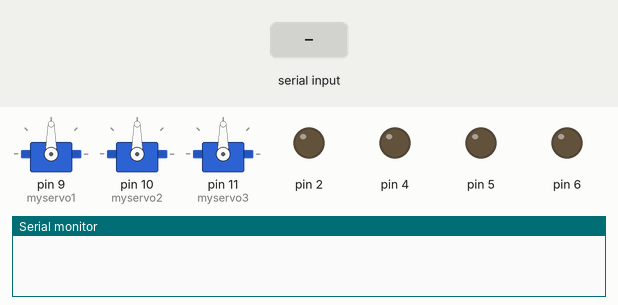
Bench run of a sketch on a simulated Arduino Uno, built with avr-gcc and run on an emulated ATmega328P. Shown: 3 × servo, output pins drawn as LEDs (lit = HIGH), the last lines printed to the serial monitor. The inputs (shaded band) are chosen by the test bench.

Above: at 2.7 s.
2.8 s: "F" received over Serial
At 4.0 s:
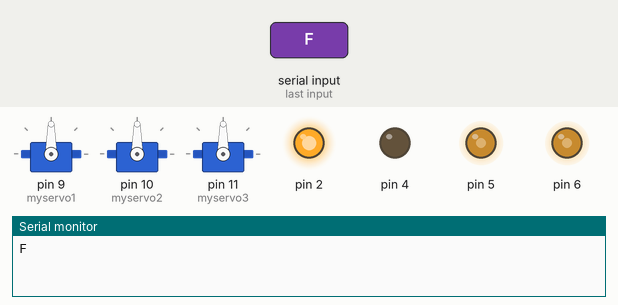
4.3 s: "S" received over Serial
At 5.2 s:
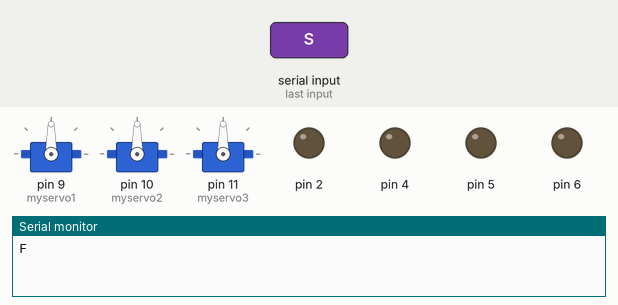
5.8 s: "L" received over Serial
At 6.5 s:
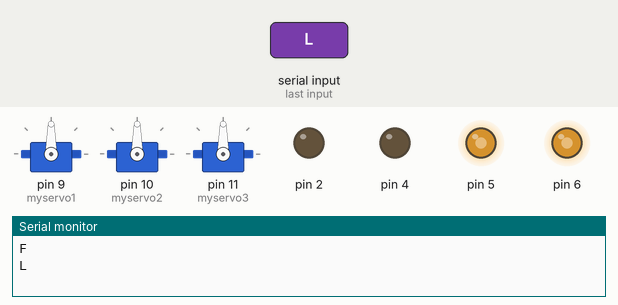
Timing chart, 0 to 8.8 s (numbered marks = the images above; inputs shaded):
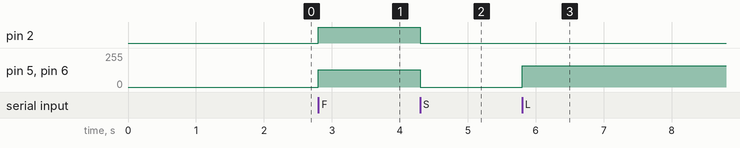

Measured:
- after the input at 2.8 s, pin 2: LOW → HIGH at once; pin 5, pin 6: 0/255 → 130/255 at once
- after the input at 4.3 s, pin 2: HIGH → LOW at once; pin 5, pin 6: 130/255 → 0/255 at once
- after the input at 5.8 s, pin 5, pin 6: 0/255 → 160/255 at once

The sketch:

main.ino
```cpp
#include <Servo.h>

String BLE_val;
boolean MoveForward_Flag;
boolean MoveLeft_Flag;
boolean MoveRight_Flag;
boolean MoveBackward_Flag;
int default_speed;
int claw_degrees;
int arm_degrees;
int base_degrees;

Servo myservo1;
Servo myservo2;
Servo myservo3;

void setup(){
  Serial.begin(9600);
  pinMode(2, OUTPUT);
  pinMode(4, OUTPUT);
  pinMode(5, OUTPUT);
  pinMode(6, OUTPUT);
  myservo1.attach(9);
  myservo2.attach(10);
  myservo3.attach(11);
  claw_degrees = 90;//initialize the angle value of claw servo 1
  arm_degrees = 90;//initialize the angle value of arm servo 2
  base_degrees = 90;//initialize the angle value of base servo 3

  myservo1.write(claw_degrees);
  delay(500);
  myservo2.write(arm_degrees);
  delay(500);
  myservo3.write(base_degrees);
  delay(500);
  Stop();


  BLE_val = "";
  MoveForward_Flag = false;
  MoveLeft_Flag = false;
  MoveRight_Flag = false;
  MoveBackward_Flag = false;

  default_speed =130;
}

void loop(){
  while (Serial.available() > 0) {
    BLE_val = BLE_val + ((char)(Serial.read()));
    delay(2);
  }
  if (0 < String(BLE_val).length() && 2 >= String(BLE_val).length()) {
    Serial.println(BLE_val);
    switch (String(BLE_val).charAt(0)) {
     case 'F':
      MoveForward_Function();
      break;
     case 'L':
      MoveLeft_Function();
      break;
     case 'R':
      MoveRight_Function();
      break;
     case 'B':
      MoveBackward_Function();
      break;

    }
    BLE_val = "";
  }
  else{
    BLE_val = "";
  }
}

void MoveForward_Function(){
   MoveForward_Flag = true;
   while(MoveForward_Flag){
    MoveForward(default_speed);
      if(Serial.read() == 'S'){
        MoveForward_Flag = false;
        Stop();
      }
   }
}

void MoveLeft_Function(){
   MoveLeft_Flag = true;
   while(MoveLeft_Flag){
    MoveLeft(default_speed);
      if(Serial.read() == 'S'){
        MoveLeft_Flag = false;
        Stop();
      }
   }
}

void MoveRight_Function(){
   MoveRight_Flag = true;
   while(MoveRight_Flag){
    MoveRight(default_speed);
      if(Serial.read() == 'S'){
        MoveRight_Flag = false;
        Stop();
      }
   }
}

void MoveBackward_Function(){
   MoveBackward_Flag = true;
   while(MoveBackward_Flag){
    MoveBackward(default_speed);
      if(Serial.read() == 'S'){
        MoveBackward_Flag = false;
        Stop();
      }
   }
}

void MoveForward(int speed){
   digitalWrite(2,HIGH);
   analogWrite(5,speed);
   digitalWrite(4,LOW);
   analogWrite(6,speed);
}

void MoveLeft(int speed){
   digitalWrite(2,LOW);
   analogWrite(5,speed+30);
   digitalWrite(4,LOW);
   analogWrite(6,speed+30);
}

void MoveRight(int speed){
   digitalWrite(2,HIGH);
   analogWrite(5,speed+30);
   digitalWrite(4,HIGH);
   analogWrite(6,speed+30);
}

void MoveBackward(int speed){
   digitalWrite(2,LOW);
   analogWrite(5,speed);
   digitalWrite(4,HIGH);
   analogWrite(6,speed);
}

void Stop(){
   digitalWrite(2,LOW);
   analogWrite(5,0);
   digitalWrite(4,LOW);
   analogWrite(6,0);
}
```
